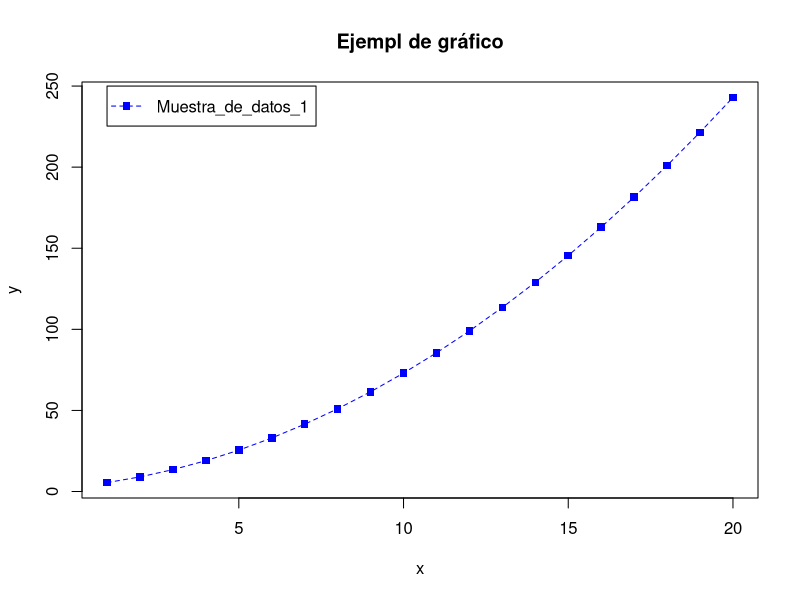
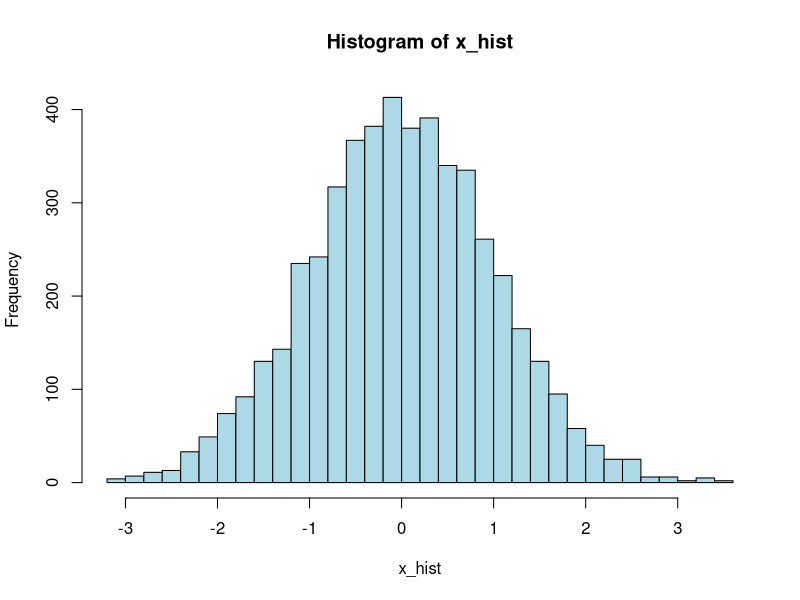
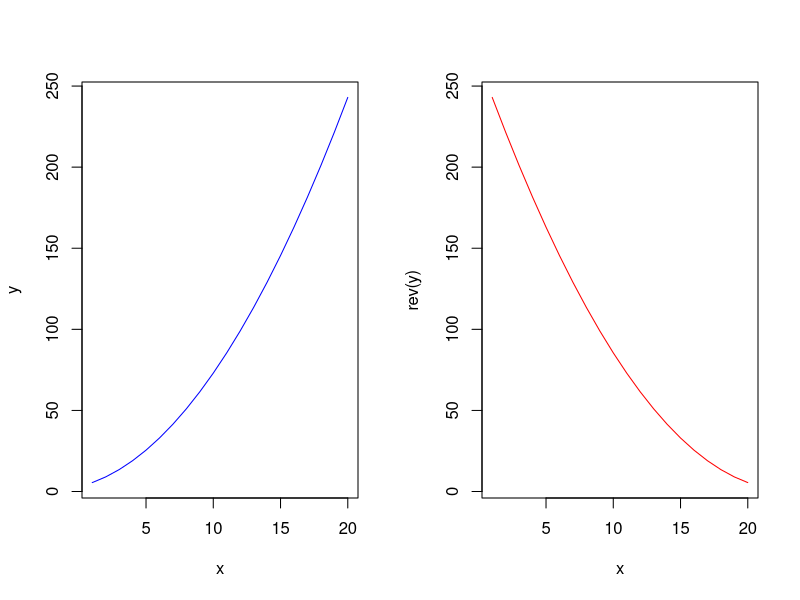
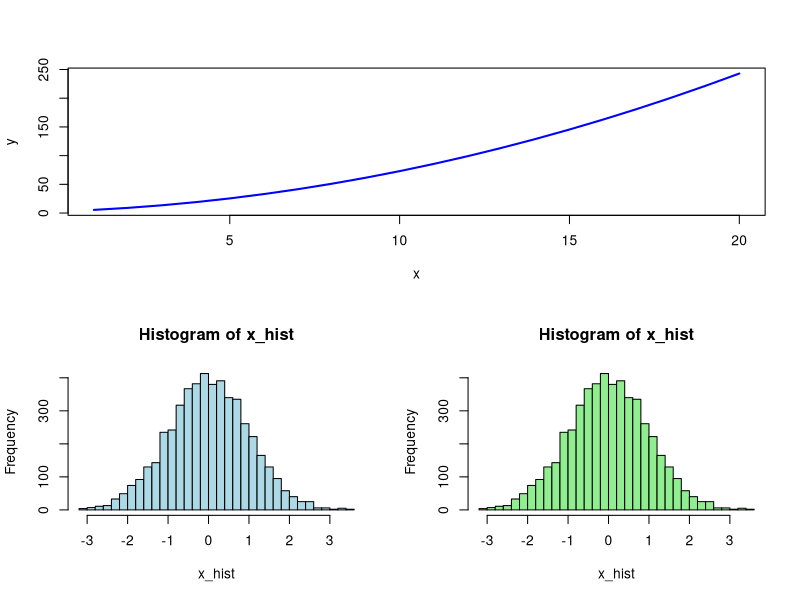
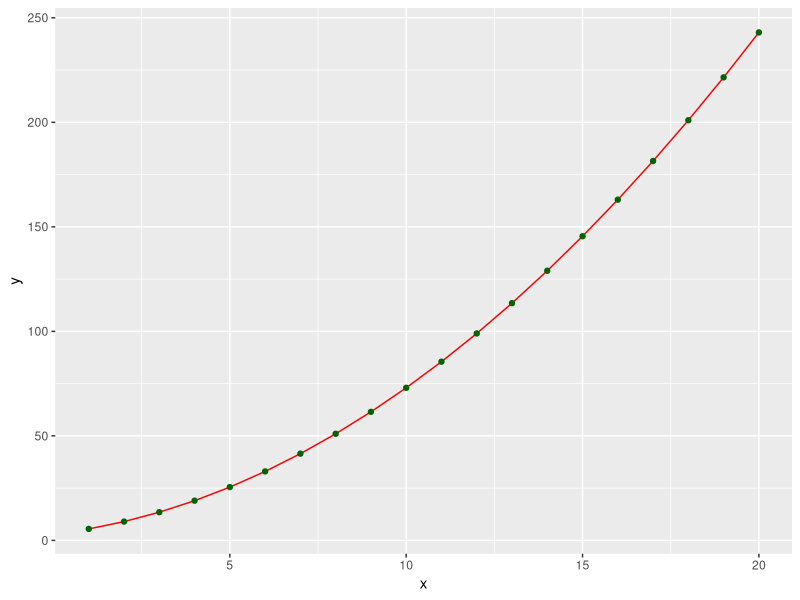

Reproduce these figures in R, in order.
## ---- chunk 1
#
## Ayuda
#
?print #help(print)
#
## Matrices de datos (data arrays)
#
# Crear un vector:
my_vec <- c(1, 2, 3, 4, 5, 6, 7, 8)
str(my_vec)
# Seleccionar los datos de un vector (en R los valores comienzan en el índice 1)
print(my_vec[1])
# Rango de valores: en R el índice rango es 1:3 = {1, 2, 3}
print(my_vec[1:3])
print(my_vec[c(1, 2, 4, 8)])
my_range <- seq(from = 1, to = 4, by = 1)
print(my_range)
print(my_range[1:4])
# Longitud de la matriz de datos
print(length(my_vec))
# Bucles (loops)
for(i in 1:length(my_vec)){
  print(my_vec[i])}
# Seleccionar cada tercer elemento, empezando desde el segundo
print(my_vec[seq(2, length(my_vec), 3)])
# o cada segundo elemento partiendo desde el primero
print(my_vec[seq(1, length(my_vec), 2)])
# Suma de vectores
my_vec_1 = seq(from = 1, to = 5, by = 1)
my_vec_2 = rev(my_vec_1)
cat("vec. 1: ", my_vec_1)
cat("vec. 2: ", my_vec_2)
vec_sum = my_vec_1 + my_vec_2
cat("vec. 1 + 2: ", vec_sum)
# Concatenación de vectores
cat("vec. 1 & 2: ", c(my_vec_1, my_vec_2))
# Multiplicar los elementos de un vector por una constante
cat(my_vec_1 * 3)
# Concatenar un vector varias veces
cat(rep(my_vec_1, 3))
#
## Cadenas de caracteres
#
# Funciones específicas de R para modificar caracteres
my_animal = "bear"
print(my_animal)
print(toupper(my_animal))
my_sentence = paste("I", "saw", "a", my_animal)
print(my_sentence)
print(paste("----", "++++", sep = ""))
#
## Variables que contienen diferentes tipos de información 
## (valores enteros, de cadena, booleanos, etc.)
#
my_data <- list(name = "Joe",
                grades = c(8, 7, 9),
                has_attended = TRUE)
str(my_data)
str(my_data["name"])
print(my_data["name"])
str(my_data[["name"]])
print(my_data[["name"]])
str(my_data["grades"])
str(my_data["has_attended"])
print(my_data[["grades"]])
print(my_data$has_attended)
# A menudo tenemos más de una observación con diferentes propiedades.
# Por ejemplo, una base de datos de personas con nombres, identificaciones únicas, 
# direcciones de correo electrónico, valor del indicador si es un nuevo miembro, etc.
# Y queremos tener una estructura tipo matriz (es decir, una tabla) para albergar esos valores.
my_dataset = data.frame(name = c("John", "Sam", "Tim"),
                        wage = c(800, 600, 700),
                        is_employed = c(TRUE, TRUE, FALSE),
                        stringsAsFactors = FALSE)
str(my_dataset)
# Tener en cuenta que el stringsAsFactors es necesario para que la columna del nombre sea
# un vector de caracteres en lugar de un factor (un factor es un vector de valores enteros
# con un conjunto correspondiente de valores de caracteres para utilizar cuando se muestra
# el factor).
print(my_dataset)
print(my_dataset["name"])
print(my_dataset$is_employed) 
# Notar que el uso de $ devuelve un vector, mientras que la especificación de ["nombre"]
# devuelve un data.frame con una columna (como es evidente por el formato de salida).
#
## Definición de funciones
#
# Definir una función 1 (una funicón simple que compara dos valores)
my_compare <- function(x, y){
  if(x < y){
    print("1st value is smaller")
  }else{
    if(x > y){
      print("1st value is greater")
    }else{
      print("Values are equal")
    }
  }
}
# Prueba de la función
my_compare(1, 1)
my_compare(1, 2)
my_compare(2, 1)
# Definir una función 2 (una función de suma personalizada, que incrementa los valores 
# de dos elementos en uno antes de sumarlos)
my_sum <- function(x, y){
  x <- x + 1
  y <- y + 1
  return(x + y)
}
# Prueba de la función
print(my_sum(1, 2))
# Definir una función 3 (resumen de una matriz de datos)
my_summary <- function(x){
  min_val = min(x)
  max_val = max(x)
  sum_val = sum(x)
  avg_val = mean(x)
  output = list(min = min_val,
                max = max_val,
                average = avg_val,
                sum = sum_val)
  return(output)
}
# Prueba de la función
my_results = my_summary(c(-2, 1, 5))
print(my_results$min)
print(my_results[["average"]])
print(str(my_results))
print(my_results)
#
## Listas
#
my_list <- function(a_vec){
  a_vec[1] <- "88"
  append(a_vec, "!!!")
}
# Prueba de la función
old_vec <- c("a", "b")
cat("Old: ", old_vec, "\n")
new_vec <- my_list(old_vec)
cat("New: ", new_vec, "\n")
cat("Old: ", old_vec, "\n")
#
## Creación de matrices
#
# Crearemos una matriz 3X2 con elementos de 1 a 6 por columnas
x1 <- c(1, 2, 3)
x2 <- c(4, 5, 6)
x  <- cbind(x1, x2) # los vectores se combinan como columnas en una matriz
print(x) 
# Podemos transponer una matriz usando t(...)
print(t(x))
# Podemos acceder a diferentes elementos de la matriz X
print(x[1, ]) # primera fila (para eliminar nombres, usar unname())
print(x[, 1]) # primera columna
print(x[1, 1]) # elemento {1,1}
print(x[3, 2]) # elemento {3,2}
# Multiplicar matrices (X'X en este ejemplo)
print(t(x) %*% x)
#
## Clases en R
#
# Existen las llamadas clases S3, S4 y Reference en R, aunque su uso depende de cada
# creador de paquetes. Para algunos tutoriales sobre la creación de clases en R, ver 
# esta página <http://adv-r.had.co.nz/OO-essentials.html> .
# Nos limitaremos a un ejemplo sencillo tanto para R como para Python:
# Una clase tendrá 3 variables: x, y y z;
# Otra clase tendrá una función para imprimir 'hola';
# La siguiente clase tendrá una función para duplicar el valor(es) de y;
# La última clase tendrá una función que incrementa el valor de la variable pasada en 1.
# En R, para definir una clase se usa setRefClass. El primer argumento es el nombre de la
# clase, y por convención debe ser el mismo que la variable a la que se asigna el
# resultado. También se tienen que pasar listas a los argumentos "fields" y "methods".
MyClass <- setRefClass(
  "MyClass",
  fields = list(
    x = "ANY", #any kind of variable type 
    y = "numeric", #integer variable type
    z = "character"#char variable type
  ),
  methods = list(
    initialize = function(x = NULL, y = 1:10, z = letters){
      # Notar los valores por defecto para x, y, and z;
      # Esta función se usa cuando se crea una instancia de la clase con `$new()`
      x <<- x
      y <<- y
      z <<- z
      print("You initialized MyClass!")
    },
    hello = function(){
      # Esta función devuelve la palabra 'hello'.
      return("hello")
    },
    doubleY = function(){
      return(2 * y)
    },
    mySum = function(input){
      return(input + 1)
    }
  )
)
# Crear una nueva instancia de la clase:
my_obj = MyClass$new(x = NULL, y = 1:10, z = c("a", "b", "cd"))
print(my_obj)
# Para acceder a los valores y funciones de los objetos de clase inicializados:
print(my_obj$x) 
print(my_obj$y)
print(my_obj$z)
my_obj$hello()
my_obj$doubleY()
my_obj$mySum(5)
#
## Gráficas de datos
#
# Figuras simples
x <- 1:20
y <- 0.5 * x^2 + 2 * x + 3
#
plot(x, y, 
     type = "l", lty = 2, col = "blue")
points(x, y, col = "blue", pch = 15)
title(main = "Ejempl de gráfico")
legend(x = 1, y = 250, 
       legend = c("Muestra_de_datos_1"),
       lty = 2, pch = 15, col = "blue")
#
set.seed(123)
nsample <- 5000
x_hist <- rnorm(nsample)
hist(x_hist, breaks = 40, col = "lightblue")
# Múltiples figuras en una gráfica
# Podemos especificar un diseño de 1 fila y 2 columnas utilizando par(mfrow = c(1, 2))
par(mfrow = c(1, 2))
plot(x, y, type = "l", col = "blue")
plot(x, rev(y), type = "l", col = "red")
# También se pueden representar un número impar de figuras en una gráfica
# Utilizando la función layout podemos especificar un diseño de matriz de cómo queremos
# que se posicionen nuestras figuras, donde el número indica el número de parcela 
# - cuanto más grande sea la matriz, más preciso puede ser nuestro posicionamiento; 
# un 0 indica que no hay que trazar en esa posición.
my_matrix = matrix(c(1, 1,
                     2, 3), nrow = 2, ncol = 2, byrow = TRUE)
layout(my_matrix)
plot(x, y, type = "l", col = "blue", lwd = 2)
hist(x_hist, breaks = 40, col = "lightblue")
hist(x_hist, breaks = 40, col = "lightgreen")
#
## Librerías gráficas avanzadas
#
library(ggplot2)
#
data <- data.frame(x, y)
p <- ggplot(data, aes(x = x, y = y))
p <- p + geom_line(col = "red") + geom_point(col = "darkgreen")
p
